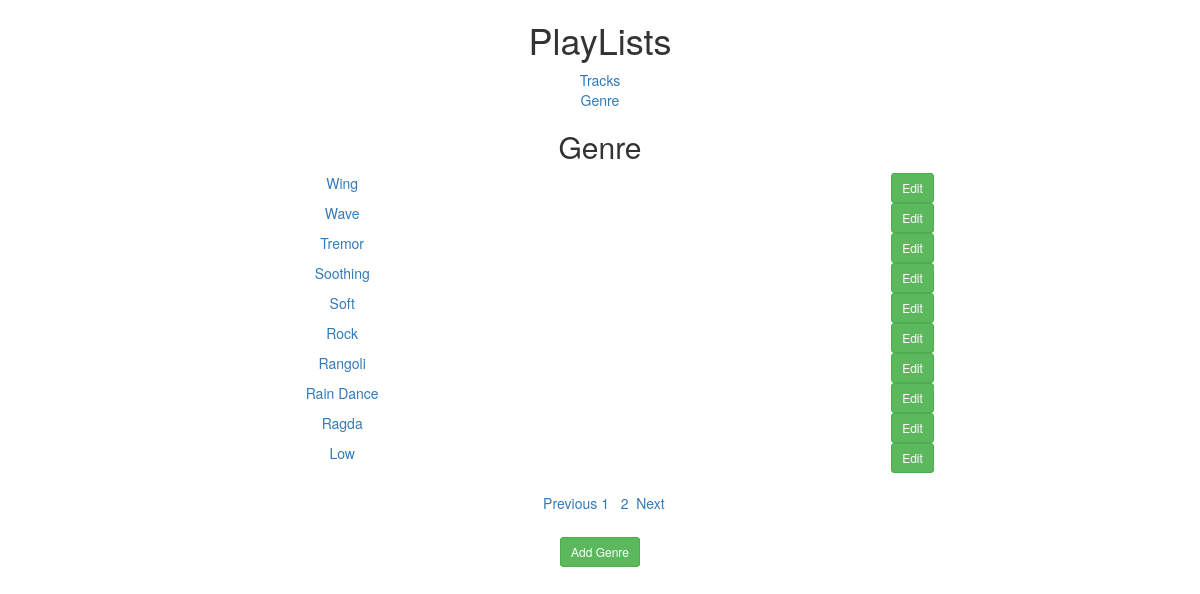
Before: /greedy/genres/ with the older database file.
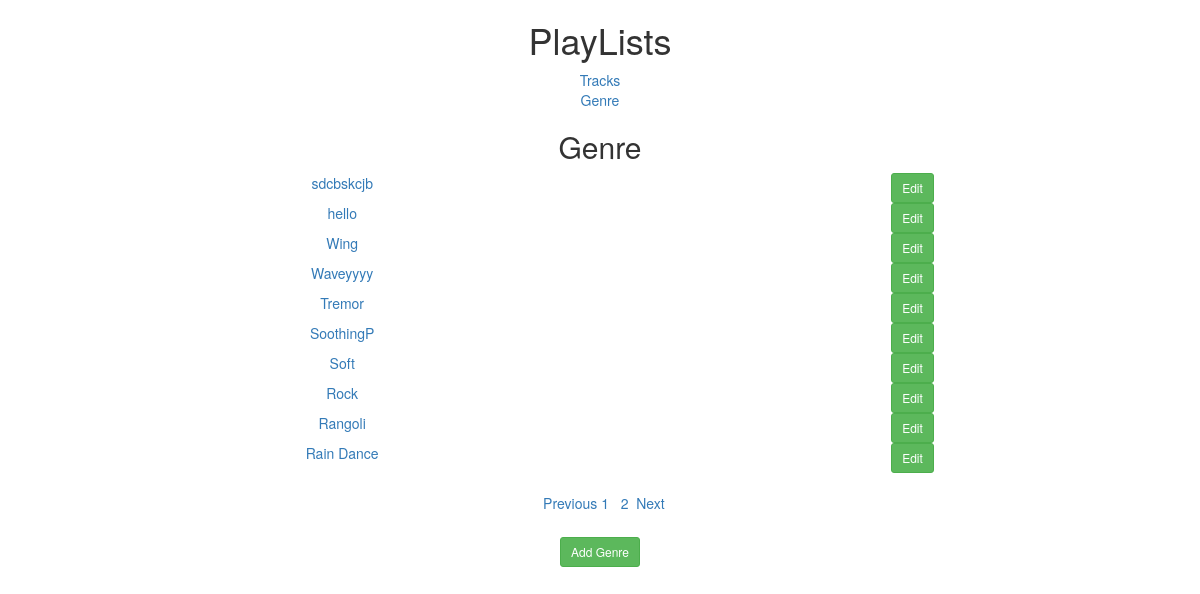
After: the same page with the newer database file.
### greedy/models.py (models this page shows, shortened)
class Genre(models.Model):
    name = models.CharField(max_length=20,unique=True)
    context = models.CharField(max_length=200, null = True, blank= True)
    class Meta:
        verbose_name_plural = "Genres"
        ordering = ["-name"]

### greedy/views.py (the view)
class GenreList(ListView):
    model = Genre
    paginate_by = 10
    template_name = 'genre_list.html'

### greedy/templates/greedy/genre_list.html (shortened to what this page needs)
{% extends "greedy/index.html" %}
{% block content %}
<div align="center">
    <h2>Genre</h2>
    <ul>
        <table align="center">
        {% for Genre in object_list %}
            <div class="genre_disp">
                <ul>
                    <div class="col-lg-12">
                        <div class="col-lg-6">
                        <a href =  "{% url 'genre_details' Genre.id %}">{{ Genre.name }}</a>
                        </div>
                            <button type="button" class="btn btn-success btn-sm" data-toggle="modal" data-target="#genreModal{{ forloop.counter }}">Edit</button>
                </ul>
            </div>
        {% endfor %}
        </table>
    </ul>
</div>
{% endblock %}
{% block pagination %}
{% include 'snippets/pagination.html' %}
{% endblock%}
{% block genre_add %}
{% include 'snippets/genre_add.html' %}
{% endblock %}

Changed rows visible on the page:
no longer on this page (row unchanged): Genre: name "Ragda"
no longer on this page (row unchanged): Genre: name "Low"
added Genre: name "sdcbskcjb"
added Genre: name "hello"
changed Genre: name "Wave" → "Waveyyyy"
changed Genre: name "Soothing" → "SoothingP"
